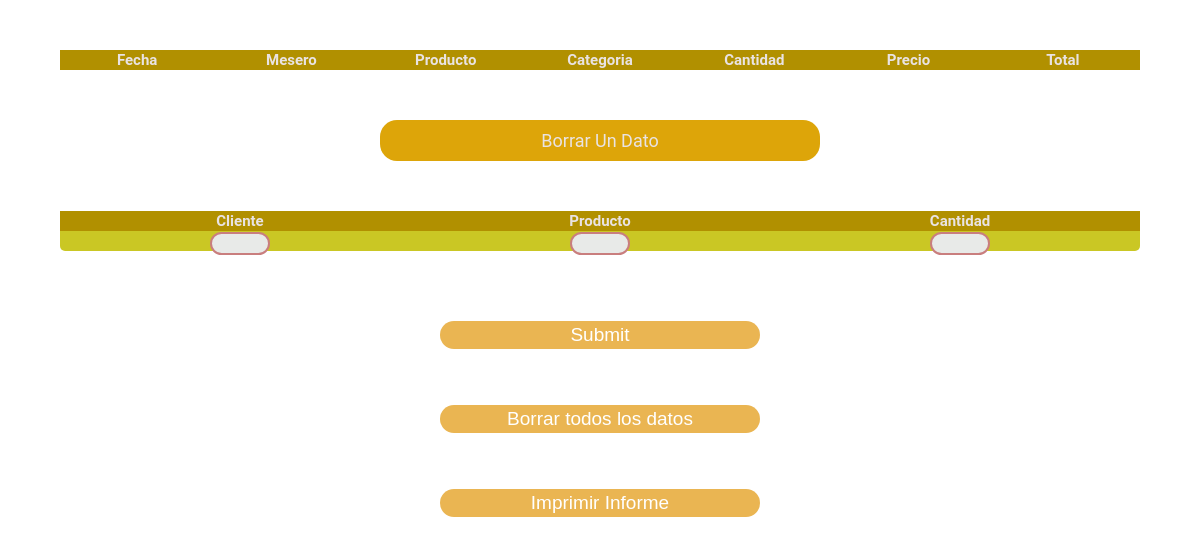
The page /vistas/Mostrar.php on the database as committed earlier.
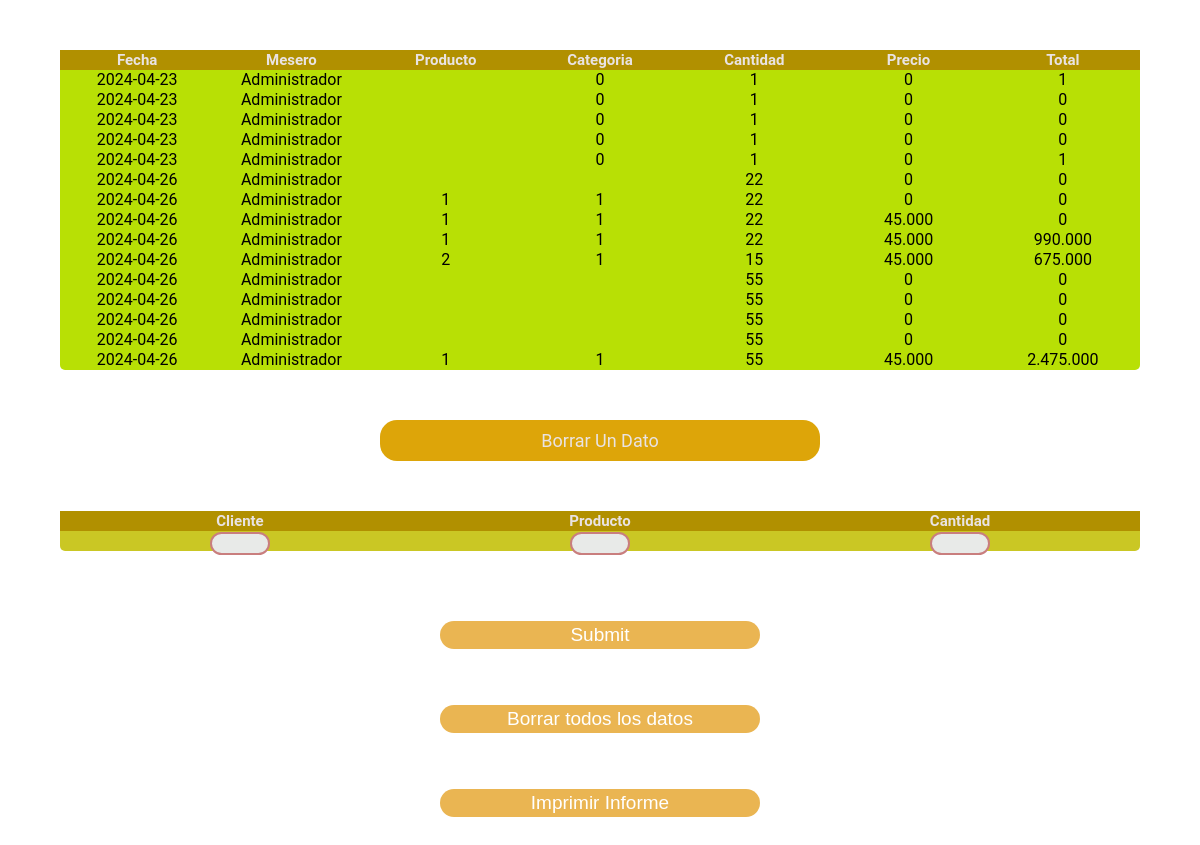
The same page on the database as committed later.
### tables this page shows
CREATE TABLE `registros` (
  `Id` int(10) NOT NULL,
  `Fecha` date NOT NULL DEFAULT current_timestamp(),
  `Mesero` varchar(20) NOT NULL,
  `Categoria` varchar(20) NOT NULL,
  `Producto` varchar(20) NOT NULL,
  `Cantidad` int(30) NOT NULL,
  `Precio` int(10) NOT NULL,
  `Total` int(10) NOT NULL
);

### vistas/Mostrar.php (the view, shortened to what this page needs)
<?php
$getmysql = new registro();
$getconex = $getmysql->conex();
$registros = "SELECT * FROM registros";
function formatNumber($num)
{
	return number_format($num, 0, ',', '.');
}
?>
<head>
	<link rel="stylesheet" href="css/Muestra.css">
	<link rel="stylesheet" href="css/estilo.css">
</head>
<body>
	<div class="container-table">
		<div class="table_header">Fecha</div>
		<div class="table_header">Mesero</div>
		<div class="table_header">Producto</div>
		<div class="table_header">Categoria</div>
		<div class="table_header">Cantidad</div>
		<div class="table_header">Precio</div>
		<div class="table_header">Total</div>
		<?php
		$resultado = mysqli_query($getconex, $registros);
		while ($row = mysqli_fetch_assoc($resultado)) { ?>
			<div class="table_ _item">
				<?php echo $row["Fecha"]; ?>
			</div>
			<div class="table_ _item">
				<?php echo $row["Mesero"]; ?>
			</div>
			<div class="table_ _item">
				<?php echo $row["Categoria"]; ?>
			</div>
			<div class="table_ _item">
				<?php echo $row["Producto"]; ?>
			</div>
			<div class="table_ _item">
				<?php echo formatNumber($row["Cantidad"]); ?>
			</div>
			<div class="table_ _item">
				<?php echo formatNumber($row["Precio"]); ?>
			</div>
			<div class="table_ _item">
				<?php echo formatNumber($row["Total"]); ?>
			</div>
			<?php
		}
		?>
	</div>
	<form method="post">
		<p class="t">Borrar Un Dato</p>
		<div class="container-table3">
			<div class="table_header">Cliente</div>
			<div class="table_header">Producto</div>
			<div class="table_header">Cantidad</div>
			<div class="table_ _item"><input type="text" name='Cliente'></div>
			<div class="table_ _item"><input type="text" name='Producto'></div>
			<div class="table_ _item"><input type="text" name='Cantidad'></div>
		</div>
		<div class="table_ _item"><input type="submit" name='Enviar'></div>
	</form>
	<form method="post">
		<input type="submit" name='borrar' value="Borrar todos los datos">
	</form>
	<form action="Grafica.php">
		<input type="submit" value="Imprimir Informe">
	</form>
</body>
</html>

### css/Muestra.css (style rules this page uses)
body { background-image: url(img/botellas.png); font-family: 'Roboto', sans-serif; }
.container-table { width: 90%; background: #b8e005; margin: 50px auto; display: grid; grid-template-columns: repeat(7, 1fr); grid-auto-rows:20px ; border-radius: 5px; }
.container-table3 { width: 90%; background: #cac724; margin: 50px auto; display: grid; grid-template-columns: repeat(3, 1fr); grid-auto-rows:20px ; border-radius: 5px; }
.table_header { background:#b19000 ; color: rgb(233, 227, 227); display: flex; justify-content: center; align-items: center; font-weight: bold; font-size: 15px; }
.t { background:#dda509 ; color: rgb(233, 227, 227); }
input[type="text"] { outline: none; padding: 15px; display: block; width: 99px; border-radius: 4px; border: 1px solid #515151; margin: 20px auto; background-color:#3124a5 ; font-size: 15px; color:#c26565 ; }
input[type="submit"] { color: #681010; background: #6952ea; border: 0; border-radius: 3px; cursor: pointer; padding: 0; margin: 0; font-size:.9em ; width: 100%; bottom: -20px; position: relative; }

### css/estilo.css (style rules this page uses)
body { background-image: url(fondo.jpg); margin: 0; padding: 0; font-family: 'Roboto', sans-serif; text-align: center; }
input[type="text"], input[type="password"] { outline: none; padding: 200px; display: block; width: 60px; border-radius: 100px; padding: 1px 20px; border: 2px solid #c97e7e; margin: 1px auto; background-color:#E8EAE8 ; font-size: 15px; color:#cc7e7e ; }
input[type="submit"] { padding: 3px; color: #fff; background: #eab552; width: 320px; margin: 40px 20px; margin-top: 0; border-radius: 30px; cursor: pointer; font-size: 19px; }
p { width: 400px; margin: auto; background: rgba(173, 18, 18, 0.2); padding: 10px 20px; background-color: rgba(204, 120, 120, 0.8); margin-top: 20px; border-radius: 17px; font-size: 18px; }

Rows that differ between the two databases and show on the page:
added registros: Fecha "2024-04-23", Mesero "Administrador", Producto "0", Cantidad "1", Precio "0", Total "1"
added registros: Fecha "2024-04-23", Mesero "Administrador", Producto "0", Cantidad "1", Precio "0", Total "0"
added registros: Fecha "2024-04-23", Mesero "Administrador", Producto "0", Cantidad "1", Precio "0", Total "0"
added registros: Fecha "2024-04-23", Mesero "Administrador", Producto "0", Cantidad "1", Precio "0", Total "0"
added registros: Fecha "2024-04-23", Mesero "Administrador", Producto "0", Cantidad "1", Precio "0", Total "1"
added registros: Fecha "2024-04-26", Mesero "Administrador", Cantidad "22", Precio "0", Total "0"
added registros: Fecha "2024-04-26", Mesero "Administrador", Categoria "1", Producto "1", Cantidad "22", Precio "0", Total "0"
added registros: Fecha "2024-04-26", Mesero "Administrador", Categoria "1", Producto "1", Cantidad "22", Precio "45.000", Total "0"
added registros: Fecha "2024-04-26", Mesero "Administrador", Categoria "1", Producto "1", Cantidad "22", Precio "45.000", Total "990.000"
added registros: Fecha "2024-04-26", Mesero "Administrador", Categoria "2", Producto "1", Cantidad "15", Precio "45.000", Total "675.000"
added registros: Fecha "2024-04-26", Mesero "Administrador", Cantidad "55", Precio "0", Total "0"
added registros: Fecha "2024-04-26", Mesero "Administrador", Cantidad "55", Precio "0", Total "0"
added registros: Fecha "2024-04-26", Mesero "Administrador", Cantidad "55", Precio "0", Total "0"
added registros: Fecha "2024-04-26", Mesero "Administrador", Cantidad "55", Precio "0", Total "0"
added registros: Fecha "2024-04-26", Mesero "Administrador", Categoria "1", Producto "1", Cantidad "55", Precio "45.000", Total "2.475.000"
